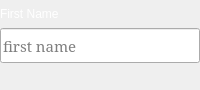
                  <widget class="QFrame" name="frame_fname_create">
                   <property name="maximumSize">
                    <size>
                     <width>16777215</width>
                     <height>90</height>
                    </size>
                   </property>
                   <property name="frameShape">
                    <enum>QFrame::NoFrame</enum>
                   </property>
                   <property name="frameShadow">
                    <enum>QFrame::Raised</enum>
                   </property>
                   <layout class="QGridLayout" name="gridLayout_17">
                    <property name="leftMargin">
                     <number>0</number>
                    </property>
                    <property name="topMargin">
                     <number>0</number>
                    </property>
                    <property name="rightMargin">
                     <number>0</number>
                    </property>
                    <property name="bottomMargin">
                     <number>0</number>
                    </property>
                    <property name="spacing">
                     <number>0</number>
                    </property>
                    <item row="0" column="0">
                     <widget class="QLabel" name="label_7">
                      <property name="palette">
                       <palette>
                        <active>
                         <colorrole role="WindowText">
                          <brush brushstyle="SolidPattern">
                           <color alpha="255">
                            <red>255</red>
                            <green>255</green>
                            <blue>255</blue>
                           </color>
                          </brush>
                         </colorrole>
                         <colorrole role="Text">
                          <brush brushstyle="SolidPattern">
                           <color alpha="255">
                            <red>255</red>
                            <green>255</green>
                            <blue>255</blue>
                           </color>
                          </brush>
                         </colorrole>
                         <colorrole role="ButtonText">
                          <brush brushstyle="SolidPattern">
                           <color alpha="255">
                            <red>255</red>
                            <green>255</green>
                            <blue>255</blue>
                           </color>
                          </brush>
                         </colorrole>
                         <colorrole role="PlaceholderText">
                          <brush brushstyle="NoBrush">
                           <color alpha="128">
                            <red>255</red>
                            <green>255</green>
                            <blue>255</blue>
                           </color>
                          </brush>
                         </colorrole>
                        </active>
                        <inactive>
                         <colorrole role="WindowText">
                          <brush brushstyle="SolidPattern">
                           <color alpha="255">
                            <red>255</red>
                            <green>255</green>
                            <blue>255</blue>
                           </color>
                          </brush>
                         </colorrole>
                         <colorrole role="Text">
                          <brush brushstyle="SolidPattern">
                           <color alpha="255">
                            <red>255</red>
                            <green>255</green>
                            <blue>255</blue>
                           </color>
                          </brush>
                         </colorrole>
                         <colorrole role="ButtonText">
                          <brush brushstyle="SolidPattern">
                           <color alpha="255">
                            <red>255</red>
                            <green>255</green>
                            <blue>255</blue>
                           </color>
                          </brush>
                         </colorrole>
                         <colorrole role="PlaceholderText">
                          <brush brushstyle="NoBrush">
                           <color alpha="128">
                            <red>255</red>
                            <green>255</green>
                            <blue>255</blue>
                           </color>
                          </brush>
                         </colorrole>
                        </inactive>
                        <disabled>
                         <colorrole role="WindowText">
                          <brush brushstyle="SolidPattern">
                           <color alpha="255">
                            <red>255</red>
                            <green>255</green>
                            <blue>255</blue>
                           </color>
                          </brush>
                         </colorrole>
                         <colorrole role="Text">
                          <brush brushstyle="SolidPattern">
                           <color alpha="255">
                            <red>255</red>
                            <green>255</green>
                            <blue>255</blue>
                           </color>
                          </brush>
                         </colorrole>
                         <colorrole role="ButtonText">
                          <brush brushstyle="SolidPattern">
                           <color alpha="255">
                            <red>255</red>
                            <green>255</green>
                            <blue>255</blue>
                           </color>
                          </brush>
                         </colorrole>
                         <colorrole role="PlaceholderText">
                          <brush brushstyle="NoBrush">
                           <color alpha="128">
                            <red>255</red>
                            <green>255</green>
                            <blue>255</blue>
                           </color>
                          </brush>
                         </colorrole>
                        </disabled>
                       </palette>
                      </property>
                      <property name="text">
                       <string>First Name</string>
                      </property>
                     </widget>
                    </item>
                    <item row="1" column="0">
                     <widget class="QLineEdit" name="lineEdit_first_name_create">
                      <property name="minimumSize">
                       <size>
                        <width>0</width>
                        <height>35</height>
                       </size>
                      </property>
                      <property name="maximumSize">
                       <size>
                        <width>450</width>
                        <height>16777215</height>
                       </size>
                      </property>
                      <property name="font">
                       <font>
                        <family>Serif</family>
                        <pointsize>11</pointsize>
                        <weight>50</weight>
                        <italic>false</italic>
                        <bold>false</bold>
                       </font>
                      </property>
                      <property name="placeholderText">
                       <string>first name</string>
                      </property>
                     </widget>
                    </item>
                    <item row="2" column="0">
                     <widget class="QLabel" name="label_problem_first_name_create">
                      <property name="styleSheet">
                       <string notr="true">QLabel{
	color: red;
	font: 10pt &quot;Serif&quot;;
	padding-left: 3px;
}</string>
                      </property>
                      <property name="text">
                       <string/>
                      </property>
                     </widget>
                    </item>
                   </layout>
                  </widget>
